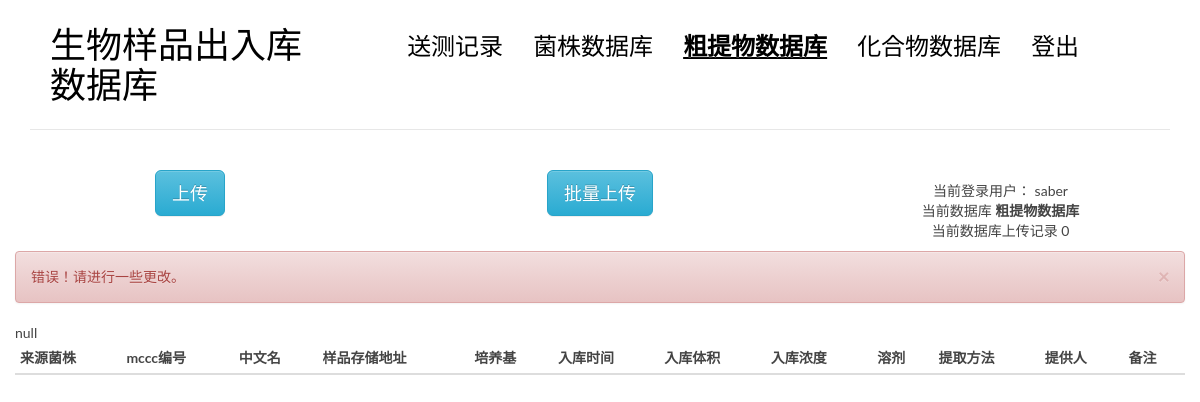
/crualter/ (signed in), run on an earlier commit of the app's database.
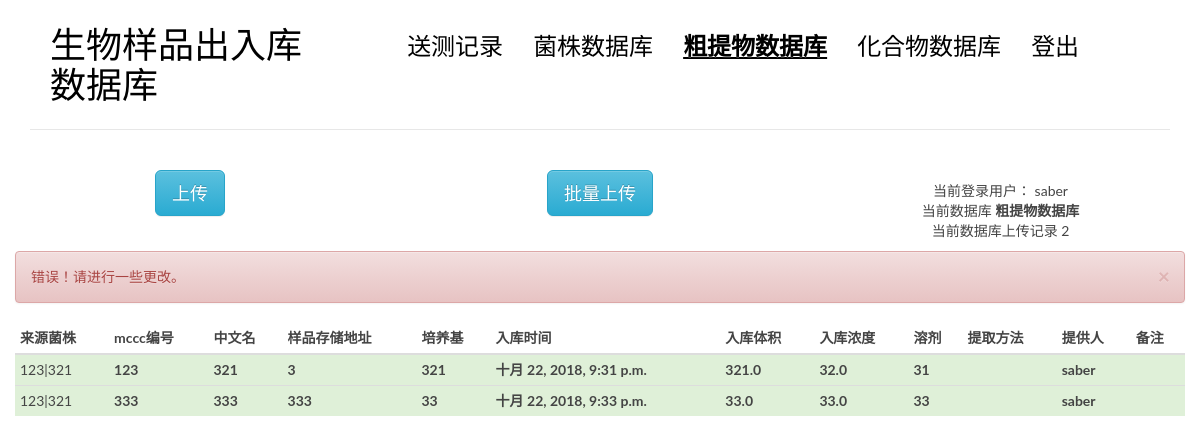
And on a later commit of the database.
### blog/models.py (models this page shows, shortened)
class crudeex(models.Model): ##粗提物
    frombact = models.ForeignKey(bact) ##来源菌株  %%没有显示出来
    crunumber = models.CharField(max_length = 50) #粗提物编号，唯一
    mcccnumber = models.CharField(max_length = 50) #mccc编号
    chinesename = models.CharField(max_length = 200) #中文名
    recadd = models.CharField(max_length = 100)#样品存储地址
    media = models.CharField(max_length = 200) #培养基
    entertime = models.DateTimeField(auto_now_add=True,editable = True) #入库时间
    entervol = models.FloatField() #入库体积
    entercol =  models.FloatField() #入库浓度
    solvent = models.CharField(max_length = 100) #溶剂
    exrmethod = models.CharField(max_length = 500, blank = True) #提取方法
    provider = models.ForeignKey(User) #提供人
    comment = models.CharField(max_length = 500, blank = True)

@python_2_unicode_compatible
class bact(models.Model):  #菌株
    bactnumber = models.CharField(max_length = 50,blank = False) #菌株保藏编号 输入
    sourcenum = models.CharField(max_length = 50, blank = True) #平台资源编号 输入
    genus = models.CharField(max_length = 200,blank = False) #属名 输入
    species = models.CharField(max_length = 200,blank = False) #种名 输入
    chinesename = models.CharField(max_length = 200, blank = True) #中文名 输入
    recadd = models.CharField(max_length = 100,blank = False)#样品存储地址 输入
    orinum = models.CharField(max_length = 100, blank = True) #原始资源编号 输入
    history = models.CharField(max_length = 100, blank = True) #来源历史 输入
    storetime = models.DateTimeField(auto_now_add=True,editable = True) #收藏时间
    media = models.CharField(max_length = 50,blank = False) #培养基编号 输入
    getmet = models.CharField(max_length = 100,blank = False) #获取途径 输入
    upload = models.ForeignKey(User, null = True)#保藏人
    modbact = models.CharField(max_length = 50, blank = True)#模式菌株 输入
    mianuse = models.CharField(max_length = 100, blank = True) #主要用途 输入
    danger = models.CharField(max_length = 100, blank = True) #生物危害程度 输入
    comment = models.CharField(max_length = 500, blank = True) #输入
    def __str__(self):
        return self.bactnumber + '|' + self.chinesename

### blog/crudeex.py (the view)
# urls.py: url(r'^crualter/$', views.crualter, name='crualter'),
def crualter(request):
    if request.method == 'GET':
        try:
            bactid = request.GET.get('frombact')
            mcccnumber = request.GET.get('mcccnumber')
            chinesename = request.GET.get('chinesename')
            media = request.GET.get('media')
            recadd = request.GET.get('recadd')
            entervol = request.GET.get('entervol')
            entercol = request.GET.get('entercol')
            solvent = request.GET.get('solvent')
            exrmethod = request.GET.get('exrmethod')
            comment = request.GET.get('comment')
            frombact = bact.objects.get(id=bactid)
            infos = {
                'frombact' : frombact,
                'mcccnumber' : mcccnumber,
                'chinesename' : chinesename,
                'media' : media,
                'recadd' : recadd,
                'entervol' : entervol,
                'entercol' : entercol,
                'solvent' : solvent,
                'exrmethod' : exrmethod,
                'comment' : comment,
                'provider': request.user,
            }
            crudeex.objects.select_for_update().filter(id = id).update(**infos)
            return crudeexindex(request, msg = 0)
        except:
            return crudeexindex(request, msg = 1)

### blog/crudeex.py (called while the page is built)
@login_required
def crudeexindex(request, msg = -1, err = []):  ##粗提物
    lists = crudeex.objects.all()
    num = len(lists)
    return render(request, 'blog/crudeex.html', context = {'tests' : lists, 'msg' : msg, 'num' : num, 'err' : err} )

### blog/templatetags/blog_tags.py (called while the page is built)
@register.simple_tag
def get_all_bact():
    return bact.objects.all().order_by('-storetime')

### templates/blog/crudeex.html (shortened to what the changed rows need)
{% extends 'base.html' %}
{% load blog_tags %}
{%block main %}
<body>
    <div class="row">
        <div class="col-md-4 col-sm-7 col-xs-4">
            <nav class="main-nav" role="navigation">
                <div class="collapse navbar-collapse" id="bs-example-navbar-collapse-1">
                        <ul class="list-unstyled text-center" >
                            <li>当前登录用户： {{request.user}}</li>
                            <li>当前数据库 <strong>粗提物数据库</strong></li>
                            <li>当前数据库上传记录 {{num}}</li>
                        </ul>
                </div>
            </nav>
        </div>
    </div>
    <div class="col-md-12 col-sm-7 col-xs-4">
    <table class="table table-hover table-condensed">
            <thead>
                <tr>
                    <th>来源菌株</th>
                    <th>mccc编号</th>
                    <th>中文名</th>
                    <th>样品存储地址</th>
                    <th>培养基</th>
                    <th>入库时间</th>
                    <th>入库体积</th>
                    <th>入库浓度</th>
                    <th>溶剂</th>
                    <th>提取方法</th>
                    <th>提供人</th>
                    <th>备注</th>
                </tr>
            </thead>
            <tbody>
                    {% for crudeex in tests %}
                    {% if request.user == crudeex.provider %}
                    <tr class="row1 success" data-toggle="modal" data-target="#alter"  data-frombact = "{{crudeex.frombact.id}}"
                    data-whatever = "{{crudeex.id}}" data-mcccnumber = "{{crudeex.mcccnumber}}" data-chinesename = "{{crudeex.chinesename}}"
                    data-recadd = "{{crudeex.recadd}}" data-media = "{{crudeex.media}}" data-entervol = "{{crudeex.entervol}}"
                    data-entercol = "{{crudeex.entercol}}"  data-solvent = "{{crudeex.solvent}}"  data-exrmethod = "{{crudeex.exrmethod}}"
                    data-comment = "{{crudeex.comment}}" >
                    {% endif %}
                            <td class = "field-frombact">{{crudeex.frombact}}</td>
                            <th class = "field-mcccnumber"> {{crudeex.mcccnumber}}</th>
                            <th class = "field-chinesename">{{crudeex.chinesename}}</th>
                            <th class = "field-recadd">{{crudeex.recadd}}</th>
                            <th class = "field-media">{{crudeex.media}}</th>
                            <th class = "field-entertime">{{crudeex.entertime}}</th>
                            <th class = "field-entervol">{{crudeex.entervol}}</th>
                            <th class = "field-entercol">{{crudeex.entercol}}</th>
                            <th class = "field-solvent">{{crudeex.solvent}}</th>
                            <th class = "field-exrmethod">{{crudeex.exrmethod}}</th>
                            <th class = "field-provider">{{crudeex.provider}}</th>
                            <th class = "field-comment">{{crudeex.comment}}</th>
                    </tr>
                    {% empty %}
                      <div class="row1">null</div>
                    {% endfor %}
            </tbody>
        </table>
    </div>
                            {% get_all_bact as bact_list %}
                                {% get_all_bact as bact_list %}
</body>
{% endblock main %}

What changed in the data, as far as the page shows it:
added crudeex: frombact "123|321", mcccnumber "123", chinesename "321", recadd "3", media "321", entertime "十月 22, 2018, 9:31 p.m.", entervol "321.0", entercol "32.0", solvent "31", provider "saber"
added crudeex: frombact "123|321", mcccnumber "333", chinesename "333", recadd "333", media "33", entertime "十月 22, 2018, 9:33 p.m.", entervol "33.0", entercol "33.0", solvent "33", provider "saber"
Also different on the page:
{{ num }}: "0" → "2"
text no longer shown: "null"
